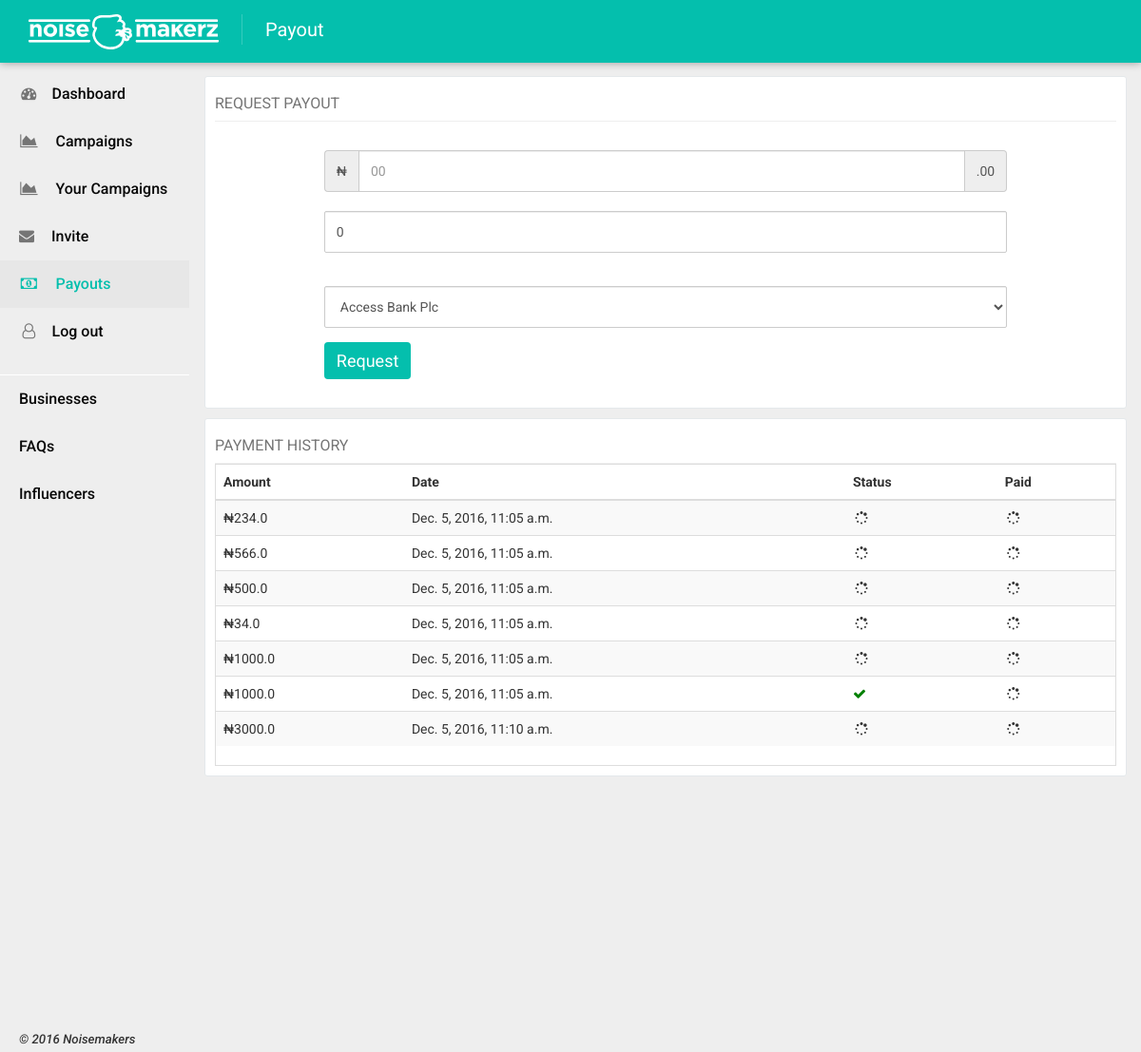
Screenshot of /influencers/payout/ (signed in) with the database file from the repository.
### influencers/models.py (models this page shows, shortened)
class Payouts(models.Model):
    payout_id = models.AutoField(primary_key=True)
    user = models.ForeignKey(User,verbose_name=('user'), on_delete=models.CASCADE)
    amount_requested = models.FloatField(null=False,verbose_name=('amount requested'), default=0.0)
    approved = models.BooleanField(verbose_name=('approved'))
    note = models.TextField(verbose_name=('note'),)
    paid = models.BooleanField(verbose_name=('paid'),)
    date_requested = models.DateTimeField(auto_now_add=True,verbose_name=('date requested'),)
    class Meta:
        ordering =["payout_id"]
        db_table = "Influencers Payment"
        verbose_name = 'Noisemakerz Payout'

### influencers/views.py (the view, shortened to what this page needs)
class PayoutView(View):
    def get(self, request, *args, **kwargs):
        username = request.user
        us = NoisemakerProfile.objects.get(user = username)
        selected = us.bank_name
        usernum = us.account_number
        payment_history = Payouts.objects.filter(user = username)
        form = PayoutForm(initial={'id_bank_account': usernum, 'bank':selected})
        return render(request, 'influencers/payout.html', {'us' : us, 'form' : form , 'usernum' : usernum, 'selected' : selected, 'payment_history' : payment_history})

### templates/influencers/payout.html (shortened to what this page needs)
{% extends 'influencers/noisemakerz_base.html' %}
{% load i18n %}
{% load staticfiles %}
{% block page_title %}
   Payout
{% endblock %}
 {% block payouts_nav %}
                <li class="active" ><a href="{% url 'payout' %}"><i class="fa  fa-money fa-fw" aria-hidden="true"></i>&nbsp; Payouts</a></li>
                {% endblock %}
{% block right_col %}
    <div class="nm-dash">
                     <h4 class="page-header">
                    Request Payout
                </h4>
                     <div class="form-wrapper">
    <form method="post" action=".">
        <p>
  <div class="input-group">
<div class="input-group-addon">&#8358;</div>
        <input id="id_amount_requested" type="text" name="amount_requested"
               maxlength="254" class="form-control" placeholder="00" required />
        <div class="input-group-addon">.00</div>
    </div>
        <div class="form-group">
<input id="id_bank_account" placeholder="account number" type="text" name="bank_account" maxlength="10"
       class="form-control" value="{{ usernum }}"  required />
</div>
        <div class="form-group">
      <P><label for="id_bank"></label>
<select id="id_bank"  name="bank"  class="form-control"  required >
    <option value="Access Bank Plc">Access Bank Plc</option>
      </select>
      </P>
        </div>
  <input type="submit" class="btn nm-btn-primary" value="Request"/></form></div>
                 </div>
             <div class="nm-dash">
  <h4 class="page-header">
                    Payment History
                </h4>
                  <div class="table-responsive">
            <table class="table table-striped">
              <thead>
                <tr>
                  <th>Amount</th>
                  <th>Date</th>
                  <th>Status</th>
                    <th>Paid</th>
                </tr>
              </thead>
              <tbody>
              {% for objects in payment_history %}
                <tr>
                  <td>&#8358;{{ objects.amount_requested }}</td>
                  <td>{{ objects.date_requested }}</td>
                  <td>{% if objects.approved == False %}
                  <i class="fa fa-spinner fa-pulse  fa-fw"></i>
                      {% elif objects.approved == True %}
                      <i style="color: green;" class="fa fa-check"></i>
                      {% endif %}
                   </td>
                <td>
                    {% if objects.paid == False %}
                  <i class="fa fa-spinner fa-pulse  fa-fw"></i>
                      {% elif objects.paid == True %}
                      <i class="fa fa-check"></i>
                      {% endif %}
                </td>
                </tr>
                {% endfor %}
              </tbody>
            </table>
          </div></div>
{% endblock %}

### templates/influencers/noisemakerz_base.html (shortened to what this page needs)
{% extends 'base.html' %}
{% load i18n %}
{% load staticfiles %}
{% block inline_style %}
    <link rel="stylesheet" href="{% static 'influencers/css/noisemakerz_02.css' %}" type="text/css">
    <link rel="stylesheet" href="{% static 'influencers/css/ion.rangeSlider.css' %}" type="text/css">
    <link rel="stylesheet" href="{% static 'influencers/css/ion.rangeSlider.skinHTML5.css' %}" type="text/css">
{% endblock %}
{% block global_header %}
      <nav class="navbar   navbar-fixed-top nm-global-nav ">
      <div class="container-fluid">
        <div class="navbar-header clearfix" >
          <a class="nm-main-logo" href="{% url 'index' %}">
              <div class="nm-logo">
              <img src="{% static "influencers/images/noisemaker-light.svg" %}" alt="Noisemakerz Logo">
                  </div>
          </a>
            <div class="nm-title hidden-xs hidden-sm hidden-md list-unstyled navbar-left">
                <div>{% block page_title %}
                    {% endblock %}
                </div>
            </div>
        </div>
        <div id="navbar" class="navbar-collapse collapse ">
        </div>
      </div>
    </nav>
{% endblock %}
{% block content %}
  <div class="row">
        <div class="col-sm-3 col-md-2 sidebar">
             <div class="ns-lg">
               <a  href="{% url 'index' %}"> <img class="img-responsive" src="{% static 'influencers/images/noisemaker-light.svg' %}"></a>
            </div>
            <ul class="nav nav-sidebar">
            {% block dashboard_nav %}
                <li ><a href="{% url 'dashboard' %}"><i class="fa  fa-dashboard fa-fw" aria-hidden="true"></i>&nbsp;Dashboard </a> </li>
                {% endblock %}
            {% block campaigns_nav %}
                <li ><a href="{% url 'campaigns' %}"><i class="fa  fa-area-chart fa-fw" aria-hidden="true"></i>&nbsp; Campaigns</a></li>
                {% endblock %}
            {% block your_campaigns_nav %}
                <li ><a href="{% url 'create' %}"><i class="fa  fa-area-chart fa-fw" aria-hidden="true"></i>&nbsp; Your Campaigns</a></li>
                {% endblock %}
            {% block invite_nav %}
                <li ><a href="{% url 'send-invite' %}"><i class="fa  fa-envelope" aria-hidden="true"></i>&nbsp; Invite</a></li>
                {% endblock %}
            {% block payouts_nav %}{% endblock %}
             <li>
                 {% if user.is_authenticated %}
                     <a href="{% url 'auth_logout' %}">
                         <i class="fa fa-user-o fa-fw" aria-hidden="true"></i>&nbsp;{% trans "Log out" %}</a>
                 {% endif %}
                </li>
          </ul>
        <ul class="nav nav-sidebar nm-ul-02">
            <li><a href="{% url 'brands' %}">Businesses</a> </li>
            <li><a href="{% url 'faq' %}">FAQs</a> </li>
            <li><a href="{% url 'influencers' %}">Influencers</a> </li>
            </ul>
        <div class="n-footer-02">
           <em>&copy; {% now "Y" %} Noisemakers</em>
        </div>
        </div>
          <div class="col-sm-9 col-sm-offset-3 col-md-10 col-md-offset-2">
          <div class="main">
          {% block right_col %}
              {% endblock %}
          </div>
              </div>
    </div>
{% endblock %}

### templates/base.html (shortened to what this page needs)
{% load i18n %}
{% load staticfiles %}
{% load static %}
<!doctype html>
<html>
<head>
    <link rel="stylesheet" href="{% static 'influencers/css/bootstrap-slider.css' %}" type="text/css">
    <link rel="stylesheet" href="{% static 'influencers/css/font-awesome.min.css' %}" type="text/css">
    <link rel="stylesheet" href="{% static 'influencers/css/bootstrap.min.css' %}" type="text/css">
<link rel="stylesheet" href="{% static 'influencers/css/noisemakers.css' %}" type="text/css">
{% block inline_style %}
{% endblock %}
    </head>
<body>
<div id="global-wrapper clearfix">
<div class="mast-header">
    {% block global_header %}
    {% endblock %}
</div>
    {% block content %}
    {% endblock %}
</div>
</body>
</html>

### static/influencers/css/noisemakers.css (style rules this page uses)
html { position: relative; min-height: 100%; }
body { margin-bottom: 200px; margin-left: 0; margin-top: 0; font-family: 'Roboto', sans-serif; margin-right: 0; }
.row { margin-right: 0 !important; margin-left: 0 !important; }
.btn { font-size: 18px; }
.form-wrapper { background-color: #ffffff; width: 80%; margin: 0 auto; height: auto; box-shadow: none; padding: 20px; }
.form-control { border-radius: 2px; transition: box-shadow 200ms cubic-bezier(0.4, 0.0, 0.2, 1); height: 44px; }
.sidebar { display: none; }
@media (min-width: 768px) { .sidebar { position: fixed; top: 0; bottom: 0; left: 0; z-index: 1000; display: block; padding: 20px; padding-top: 0; overflow-x: hidden; overflow-y: auto; background-color: #04bfad; border-right: 1px solid #eee; } }
.ns-lg { margin-right: -21px; margin-bottom: 20px; margin-left: -20px; min-height: 45px; cursor: pointer; padding: 10px; background-color: #080808; }
.nav-sidebar { margin-right: -21px; margin-bottom: 20px; margin-left: -20px; }
.nav-sidebar > li > a { padding-right: 20px; padding-left: 20px; }
.main { padding-top: 80px; padding-bottom: 80px; margin-top: 0px; }
.nm-dash { width: 100%; margin-bottom: 10px; min-height: 100px; padding: 10px; height: auto; background-color: #fff; border: 1px solid #E4E8EB; border-radius: 3px; }
.nm-main-logo .nm-logo > img { width: 200px; height: auto; }
.nm-main-logo { min-height: 50px; height: auto; float: left; margin-left: 15px; }
.table-responsive { overflow-y: hidden; -ms-overflow-style: -ms-autohiding-scrollbar; border: 1px solid #ddd; }
.page-header { padding-bottom: 9px; font-size: 16px; font-weight: 400; color: #757575; line-height: 1.1; text-transform: uppercase; font-family: 'Roboto', sans-serif; margin: 0 0 0; padding-top: 9px; border-bottom: 1px solid #eee; }
.nm-btn-primary { color: #ffffff; background-color: #04bfad; }

### static/influencers/css/noisemakerz_02.css (style rules this page uses)
body { background-color: #eeeeee; font-family: 'Roboto', sans-serif; }
.nm-global-nav { background-color: #04bfad; -moz-box-shadow: 0 1px 8px rgba(0,0,0,.3); box-shadow: 0 1px 8px rgba(0,0,0,.3); }
.sidebar { background-color: transparent; font-family: 'Roboto', sans-serif; font-size: 16px; font-weight: 500; }
.nav-sidebar > li > a { line-height: 30px; color: #080808; }
.nav-sidebar > li > a > i { margin-right: 10px; color: #757575; }
.nav-sidebar > .active > a,.nav-sidebar > .active > a > i, .nav-sidebar > .active > a:hover, .nav-sidebar > .active > a:focus { background-color: #e7e7e7; color: #04bfad; }
.nm-title { border-left: 1px solid rgba(255, 255, 255, 0.2); padding-left: 24px; margin-left: 24px; color: #ffffff; line-height: 32px; float: left; font-size: 20px; }
.navbar-header { padding-top: 15px; }
.n-footer-02 { position: fixed; bottom: 0; padding-bottom: 4px; font-size: smaller; }
.nm-ul-02 { border-top: 1px solid #ffffff; }
.nm-btn-primary { color: #ffffff; background-color: #04bfad; }

### rows the page displays
Payouts: amount_requested "234.0", date_requested "Dec. 5, 2016, 11:05 a.m.", approved False (drawn), paid False (drawn)
Payouts: amount_requested "566.0", date_requested "Dec. 5, 2016, 11:05 a.m.", approved False (drawn), paid False (drawn)
Payouts: amount_requested "500.0", date_requested "Dec. 5, 2016, 11:05 a.m.", approved False (drawn), paid False (drawn)
Payouts: amount_requested "34.0", date_requested "Dec. 5, 2016, 11:05 a.m.", approved False (drawn), paid False (drawn)
Payouts: amount_requested "1000.0", date_requested "Dec. 5, 2016, 11:05 a.m.", approved False (drawn), paid False (drawn)
Payouts: amount_requested "1000.0", date_requested "Dec. 5, 2016, 11:05 a.m.", approved True (drawn), paid False (drawn)
Payouts: amount_requested "3000.0", date_requested "Dec. 5, 2016, 11:10 a.m.", approved False (drawn), paid False (drawn)
